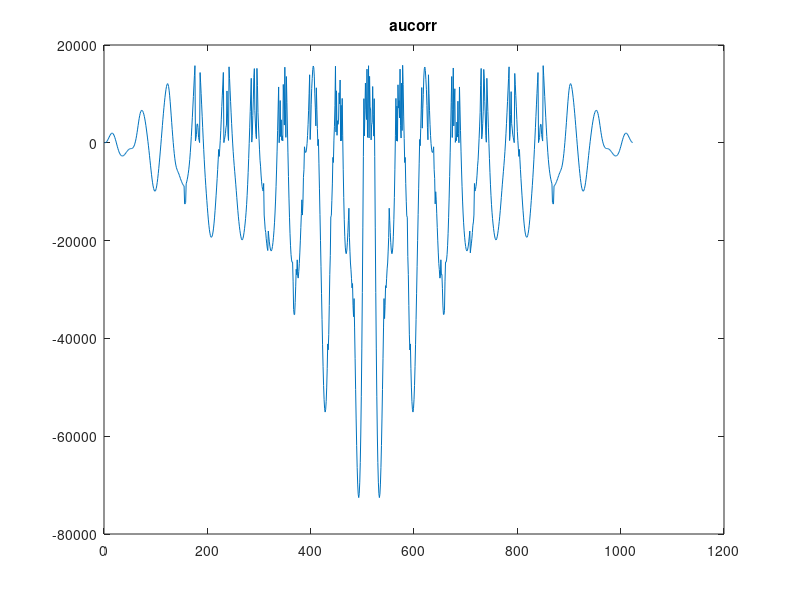
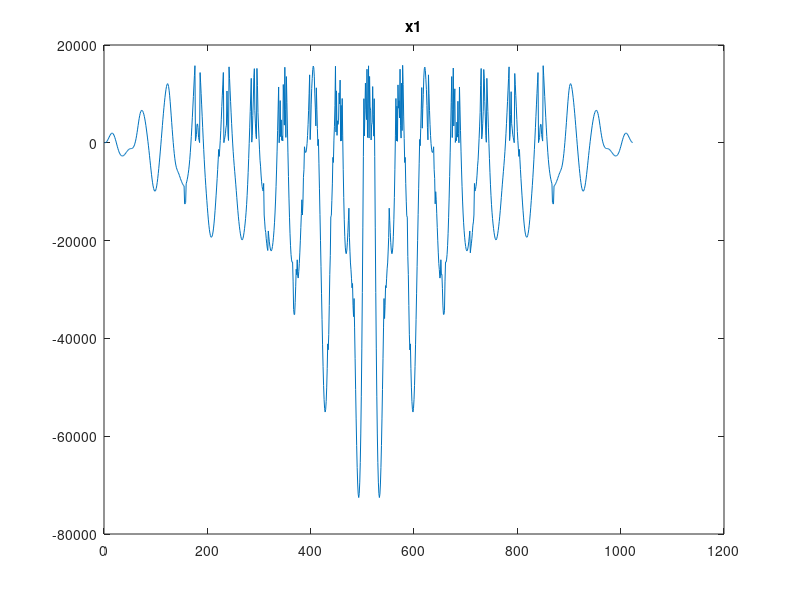
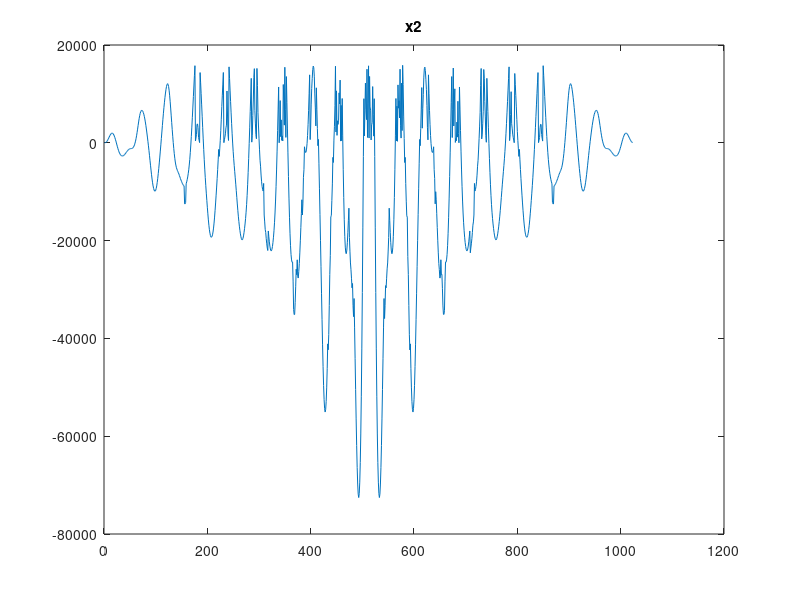

MATLAB code to generate these figures, in order:
clear all;
clc;
close all;

fileID = fopen('aucorr.txt');
D = textscan(fileID,'%d','Delimiter','\n','CollectOutput', true);
figure
plot(D{1})
aucorr = D{1};
title('aucorr');

fileID = fopen('x1.txt');
D = textscan(fileID,'%d','Delimiter','\n','CollectOutput', true);
figure
plot(D{1})
x1 = D{1};
title('x1');

fileID = fopen('x2.txt');
D = textscan(fileID,'%d','Delimiter','\n','CollectOutput', true);
figure
plot(D{1})
x2 = D{1};
title('x2');